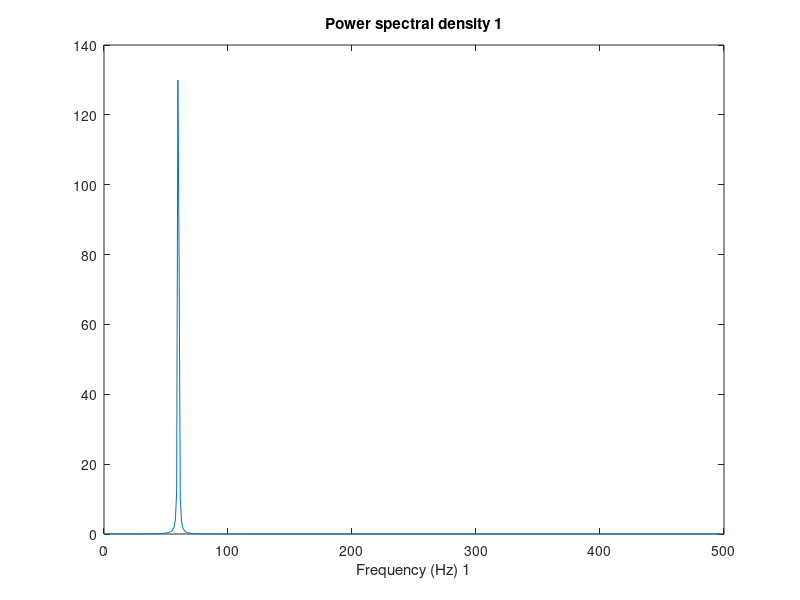
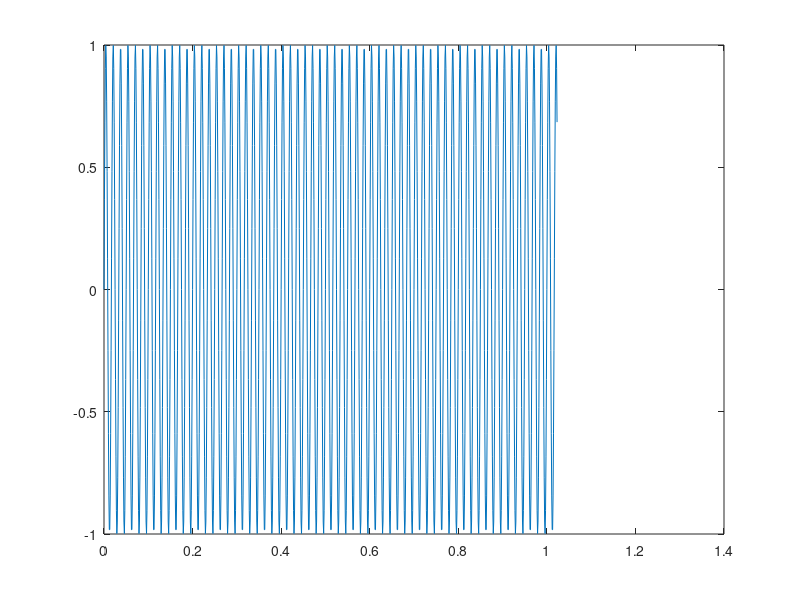
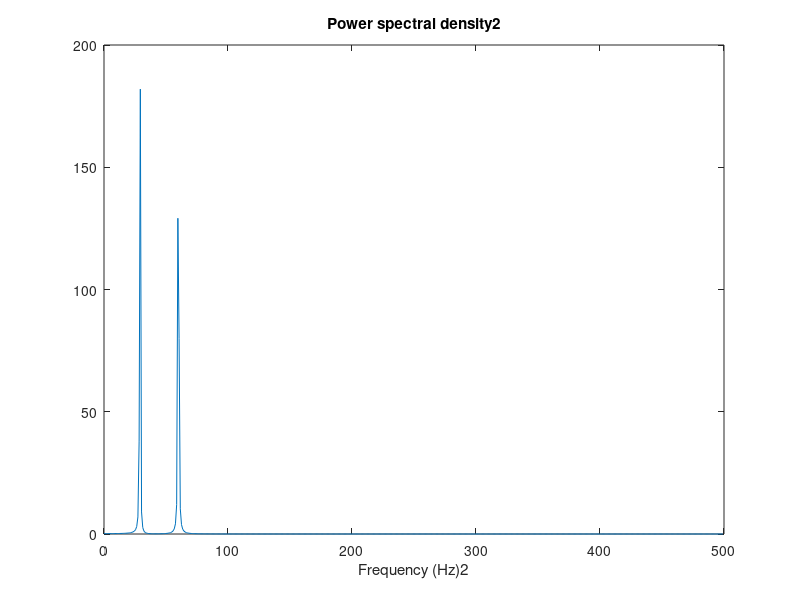
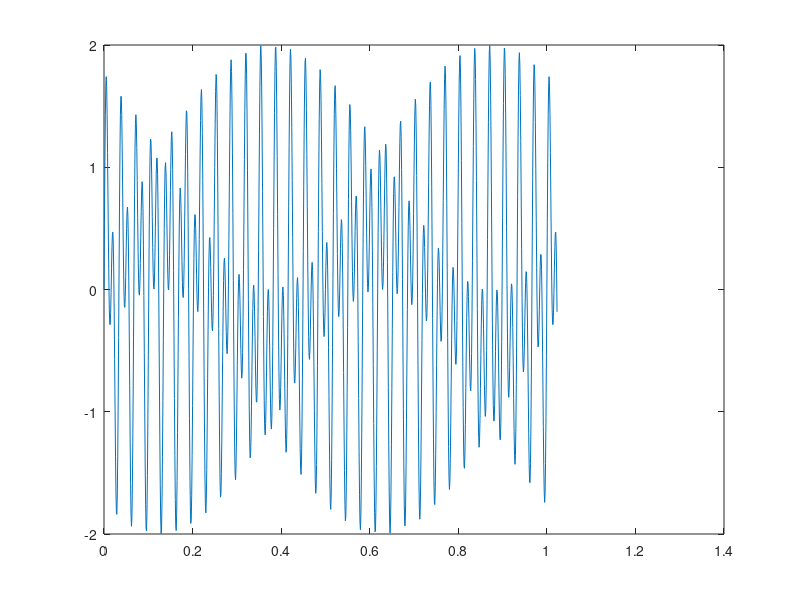

Reproduce these figures in MATLAB, in order.
t = 0:.001:1.023;
X = sin(2*pi*60*t');
Y = fft(X,1024);
Pyy = Y.*conj(Y)/1024;
f = 1000/1024*(0:511);
figure()
plot(f,Pyy(1:512))
title('Power spectral density 1')
xlabel('Frequency (Hz) 1')
figure()
plot(t,X)
%%
t = 0:.001:1.023;
X = sin(2*pi*60*t')+sin(2*pi*29*t');
Y = fft(X,1024);
Pyy = Y.*conj(Y)/1024;
f = 1000/1024*(0:511);
figure()
plot(f,Pyy(1:512))
title('Power spectral density2')
xlabel('Frequency (Hz)2')
figure()
plot(t,X)
%%
t = 0:.001:1.023;
X = sin(2*pi*250*t')+sin(2*pi*300*t');
Y = fft(X,1024);
Pyy = Y.*conj(Y)/1024;
f = 1000/1024*(0:511);
figure()
plot(f,Pyy(1:512))
title('Power spectral density3')
xlabel('Frequency (Hz)3')
figure()
plot(t,X)
%%
t = 0:.001:1.023;
X = sin(2*pi*250*t')+sin(2*pi*300*t') + 1.5
Y = fft(X,1024);
Pyy = Y.*conj(Y)/1024;
f = 1000/1024*(0:511);
figure()
plot(f,Pyy(1:512))
title('Power spectral density4')
xlabel('Frequency (Hz)4')
figure()
plot(t,X)
